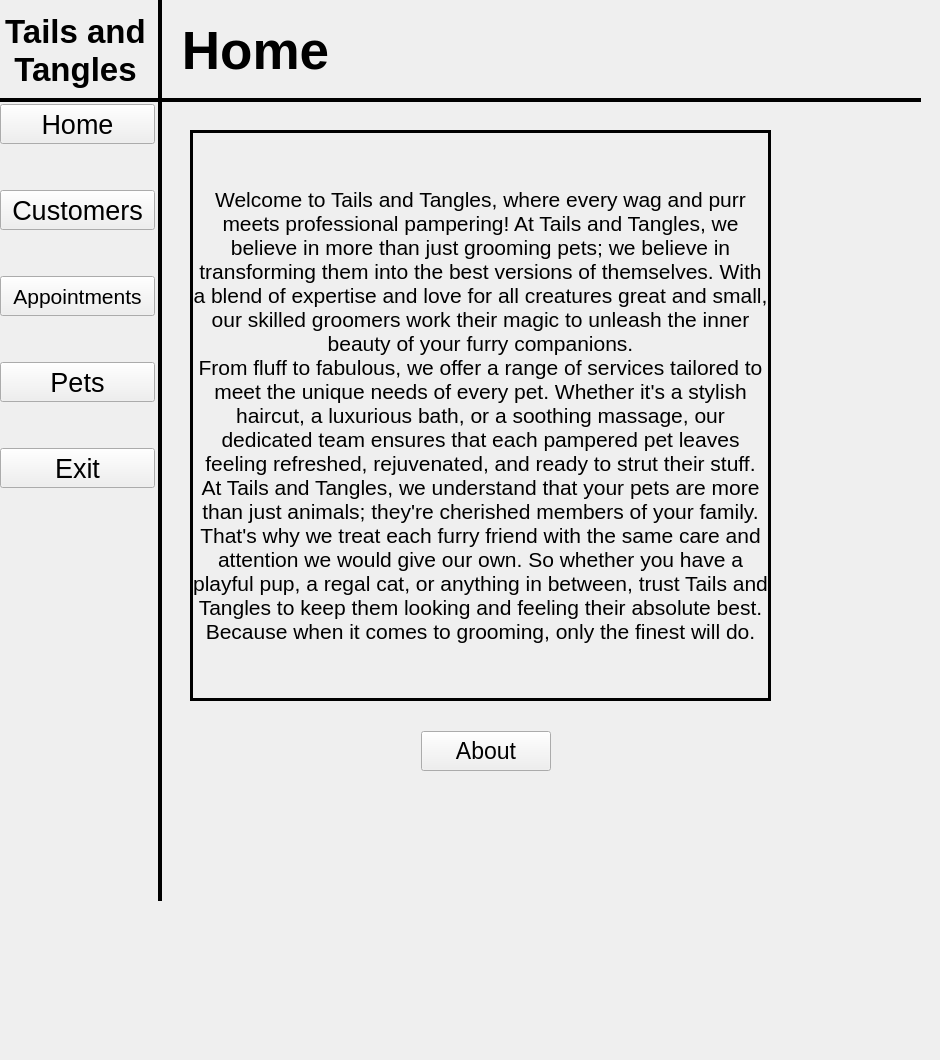
   <widget class="QWidget" name="Home">
    <widget class="Line" name="line">
     <property name="geometry">
      <rect>
       <x>-10</x>
       <y>70</y>
       <width>931</width>
       <height>61</height>
      </rect>
     </property>
     <property name="frameShadow">
      <enum>QFrame::Plain</enum>
     </property>
     <property name="lineWidth">
      <number>4</number>
     </property>
     <property name="orientation">
      <enum>Qt::Horizontal</enum>
     </property>
    </widget>
    <widget class="Line" name="line_2">
     <property name="geometry">
      <rect>
       <x>150</x>
       <y>-150</y>
       <width>20</width>
       <height>1051</height>
      </rect>
     </property>
     <property name="frameShadow">
      <enum>QFrame::Plain</enum>
     </property>
     <property name="lineWidth">
      <number>4</number>
     </property>
     <property name="orientation">
      <enum>Qt::Vertical</enum>
     </property>
    </widget>
    <widget class="QLabel" name="label">
     <property name="geometry">
      <rect>
       <x>0</x>
       <y>10</y>
       <width>151</width>
       <height>81</height>
      </rect>
     </property>
     <property name="font">
      <font>
       <pointsize>25</pointsize>
       <weight>75</weight>
       <bold>true</bold>
      </font>
     </property>
     <property name="text">
      <string>Tails and Tangles</string>
     </property>
     <property name="alignment">
      <set>Qt::AlignCenter</set>
     </property>
     <property name="wordWrap">
      <bool>true</bool>
     </property>
    </widget>
    <widget class="QLabel" name="label_6">
     <property name="geometry">
      <rect>
       <x>160</x>
       <y>10</y>
       <width>191</width>
       <height>81</height>
      </rect>
     </property>
     <property name="font">
      <font>
       <pointsize>40</pointsize>
       <weight>75</weight>
       <bold>true</bold>
      </font>
     </property>
     <property name="text">
      <string>Home</string>
     </property>
     <property name="alignment">
      <set>Qt::AlignCenter</set>
     </property>
     <property name="wordWrap">
      <bool>true</bool>
     </property>
    </widget>
    <widget class="QLabel" name="label_11">
     <property name="geometry">
      <rect>
       <x>190</x>
       <y>130</y>
       <width>581</width>
       <height>571</height>
      </rect>
     </property>
     <property name="font">
      <font>
       <pointsize>16</pointsize>
      </font>
     </property>
     <property name="frameShape">
      <enum>QFrame::Box</enum>
     </property>
     <property name="lineWidth">
      <number>3</number>
     </property>
     <property name="text">
      <string>Welcome to Tails and Tangles, where every wag and purr meets professional pampering! At Tails and Tangles, we believe in more than just grooming pets; we believe in transforming them into the best versions of themselves. With a blend of expertise and love for all creatures great and small, our skilled groomers work their magic to unleash the inner beauty of your furry companions.
From fluff to fabulous, we offer a range of services tailored to meet the unique needs of every pet. Whether it's a stylish haircut, a luxurious bath, or a soothing massage, our dedicated team ensures that each pampered pet leaves feeling refreshed, rejuvenated, and ready to strut their stuff.
At Tails and Tangles, we understand that your pets are more than just animals; they're cherished members of your family. That's why we treat each furry friend with the same care and attention we would give our own. So whether you have a playful pup, a regal cat, or anything in between, trust Tails and Tangles to keep them looking and feeling their absolute best. Because when it comes to grooming, only the finest will do.</string>
     </property>
     <property name="alignment">
      <set>Qt::AlignCenter</set>
     </property>
     <property name="wordWrap">
      <bool>true</bool>
     </property>
    </widget>
    <widget class="QWidget" name="layoutWidget">
     <property name="geometry">
      <rect>
       <x>0</x>
       <y>104</y>
       <width>161</width>
       <height>701</height>
      </rect>
     </property>
     <layout class="QVBoxLayout" name="verticalLayout_2">
      <item>
       <layout class="QVBoxLayout" name="verticalLayout">
        <item>
         <widget class="QPushButton" name="HomeButton_HomePage">
          <property name="minimumSize">
           <size>
            <width>155</width>
            <height>40</height>
           </size>
          </property>
          <property name="maximumSize">
           <size>
            <width>155</width>
            <height>40</height>
           </size>
          </property>
          <property name="font">
           <font>
            <pointsize>20</pointsize>
            <weight>50</weight>
            <bold>false</bold>
           </font>
          </property>
          <property name="text">
           <string>Home</string>
          </property>
         </widget>
        </item>
        <item>
         <spacer name="verticalSpacer_2">
          <property name="orientation">
           <enum>Qt::Vertical</enum>
          </property>
          <property name="sizeHint" stdset="0">
           <size>
            <width>20</width>
            <height>40</height>
           </size>
          </property>
         </spacer>
        </item>
        <item>
         <widget class="QPushButton" name="CustomersButton_HomePage">
          <property name="minimumSize">
           <size>
            <width>155</width>
            <height>40</height>
           </size>
          </property>
          <property name="maximumSize">
           <size>
            <width>155</width>
            <height>40</height>
           </size>
          </property>
          <property name="font">
           <font>
            <pointsize>20</pointsize>
            <weight>50</weight>
            <bold>false</bold>
           </font>
          </property>
          <property name="text">
           <string>Customers</string>
          </property>
         </widget>
        </item>
        <item>
         <spacer name="verticalSpacer_3">
          <property name="orientation">
           <enum>Qt::Vertical</enum>
          </property>
          <property name="sizeHint" stdset="0">
           <size>
            <width>20</width>
            <height>40</height>
           </size>
          </property>
         </spacer>
        </item>
        <item>
         <widget class="QPushButton" name="AppointmentButton_HomePage">
          <property name="minimumSize">
           <size>
            <width>155</width>
            <height>40</height>
           </size>
          </property>
          <property name="maximumSize">
           <size>
            <width>155</width>
            <height>40</height>
           </size>
          </property>
          <property name="font">
           <font>
            <pointsize>16</pointsize>
            <weight>50</weight>
            <bold>false</bold>
           </font>
          </property>
          <property name="text">
           <string>Appointments</string>
          </property>
         </widget>
        </item>
        <item>
         <spacer name="verticalSpacer_4">
          <property name="orientation">
           <enum>Qt::Vertical</enum>
          </property>
          <property name="sizeHint" stdset="0">
           <size>
            <width>20</width>
            <height>40</height>
           </size>
          </property>
         </spacer>
        </item>
        <item>
         <widget class="QPushButton" name="PetsButton_HomeButton">
          <property name="minimumSize">
           <size>
            <width>155</width>
            <height>40</height>
           </size>
          </property>
          <property name="maximumSize">
           <size>
            <width>155</width>
            <height>40</height>
           </size>
          </property>
          <property name="font">
           <font>
            <pointsize>20</pointsize>
            <weight>50</weight>
            <bold>false</bold>
           </font>
          </property>
          <property name="text">
           <string>Pets</string>
          </property>
         </widget>
        </item>
        <item>
         <spacer name="verticalSpacer_5">
          <property name="orientation">
           <enum>Qt::Vertical</enum>
          </property>
          <property name="sizeHint" stdset="0">
           <size>
            <width>20</width>
            <height>40</height>
           </size>
          </property>
         </spacer>
        </item>
        <item>
         <widget class="QPushButton" name="ExitButton_HomePage">
          <property name="minimumSize">
           <size>
            <width>155</width>
            <height>40</height>
           </size>
          </property>
          <property name="maximumSize">
           <size>
            <width>155</width>
            <height>40</height>
           </size>
          </property>
          <property name="font">
           <font>
            <pointsize>20</pointsize>
            <weight>50</weight>
            <bold>false</bold>
           </font>
          </property>
          <property name="text">
           <string>Exit</string>
          </property>
         </widget>
        </item>
       </layout>
      </item>
      <item>
       <spacer name="verticalSpacer_6">
        <property name="orientation">
         <enum>Qt::Vertical</enum>
        </property>
        <property name="sizeHint" stdset="0">
         <size>
          <width>20</width>
          <height>40</height>
         </size>
        </property>
       </spacer>
      </item>
     </layout>
    </widget>
    <widget class="QWidget" name="layoutWidget">
     <property name="geometry">
      <rect>
       <x>160</x>
       <y>730</y>
       <width>651</width>
       <height>42</height>
      </rect>
     </property>
     <layout class="QHBoxLayout" name="horizontalLayout">
      <item>
       <spacer name="horizontalSpacer">
        <property name="orientation">
         <enum>Qt::Horizontal</enum>
        </property>
        <property name="sizeHint" stdset="0">
         <size>
          <width>40</width>
          <height>20</height>
         </size>
        </property>
       </spacer>
      </item>
      <item>
       <widget class="QPushButton" name="AboutButton">
        <property name="minimumSize">
         <size>
          <width>130</width>
          <height>40</height>
         </size>
        </property>
        <property name="maximumSize">
         <size>
          <width>130</width>
          <height>40</height>
         </size>
        </property>
        <property name="font">
         <font>
          <pointsize>17</pointsize>
          <weight>50</weight>
          <bold>false</bold>
         </font>
        </property>
        <property name="text">
         <string>About</string>
        </property>
       </widget>
      </item>
      <item>
       <spacer name="horizontalSpacer_2">
        <property name="orientation">
         <enum>Qt::Horizontal</enum>
        </property>
        <property name="sizeHint" stdset="0">
         <size>
          <width>40</width>
          <height>20</height>
         </size>
        </property>
       </spacer>
      </item>
     </layout>
    </widget>
   </widget>
